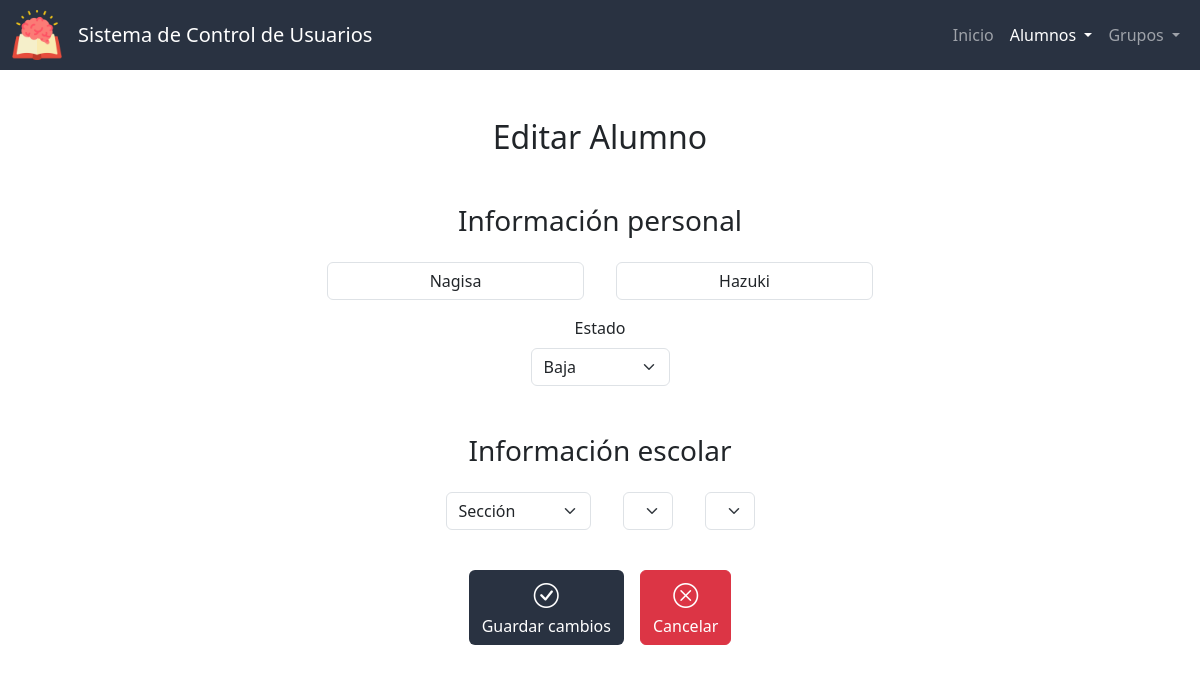
The app's page /editar_alumno?id=16, older data.
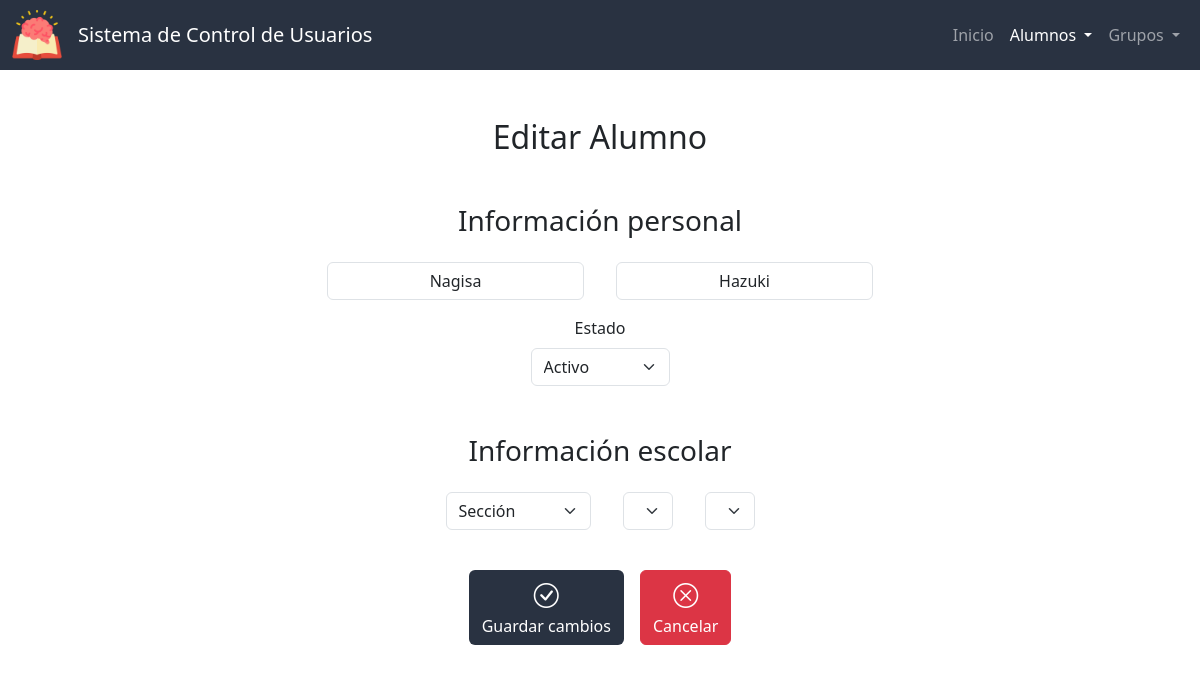
The same page, newer data.
### app.py (models this page shows, shortened)
class Alumnos(db.Model):
    id = db.Column(db.Integer, primary_key=True)
    nombre = db.Column(db.String(50), nullable=False)
    apellidos = db.Column(db.String(50), nullable=False)
    correo = db.Column(db.String(50), nullable=False, unique=True)
    estado = db.Column(db.Integer, nullable=False, default=0) # 0 - activo, 1 - suspendido, 2 - baja
    fecha_de_creacion = db.Column(db.DateTime, nullable=False, default=datetime.now)

### app.py (the view)
@app.route("/editar_alumno", methods=["GET","POST"])
def editar_alumno():
    if request.method == "POST":
        nombre = request.form.get("nombre").title()
        apellidos = request.form.get("apellidos").title()
        estado = int(request.form.get("estado"))
        id = request.form.get("id")
        seccion = request.form.get("seccion")
        grado = request.form.get("grado")
        grupo = request.form.get("grupo")
        actualizar_correo = request.form.get("correo")
        alumno = db.session.query(Alumnos).filter_by(id=id).first()
        correo = alumno.correo.split('@')[0]
        correo = ''.join(filter(lambda x: not x.isdigit(), correo))
        if (normalizar(nombre) + '.' + normalizar(apellidos) != correo) and actualizar_correo == "si":
            correo = crear_correo(nombre, apellidos)
            alumno.correo = correo
        alumno.nombre = nombre
        alumno.apellidos = apellidos
        if estado != alumno.estado:
            cambioestado = CambiosEstado(id, alumno.estado, estado)
            alumno.estado = estado
            db.session.add(cambioestado)
        id_grupo = db.session.query(Grupos.id).filter_by(seccion=seccion, grado=grado, grupo=grupo).first()
        alumno_grupo = db.session.query(alumnos_por_grupo).filter_by(id_alumno=id).first()
        if id_grupo:
            id_grupo = id_grupo[0]
            if alumno_grupo:
                db.session.query(alumnos_por_grupo).filter_by(id_alumno=id).update({'id_grupo': id_grupo})
            else:
                db.session.execute(alumnos_por_grupo.insert().values(id_alumno=id, id_grupo=id_grupo))
        db.session.commit()
        return redirect("/lista_alumnos")
    else:
        id_alumno = request.args.get("id")
        alumno = db.session.query(Alumnos).filter_by(id=id_alumno).first()
        id_grupo = db.session.query(alumnos_por_grupo.c.id_grupo).filter_by(id_alumno=alumno.id).first()
        if id_grupo:
            id_grupo = id_grupo[0]
            grupo_actual = db.session.query(Grupos).filter_by(id=id_grupo).first()
            grados = db.session.query(Grupos.grado).filter_by(seccion=grupo_actual.seccion).distinct().all()
            grupos = db.session.query(Grupos.grupo).filter_by(seccion=grupo_actual.seccion, grado=grupo_actual.grado).distinct().all()
        else:
            grupo_actual = None
            grados = None
            grupos = None
        secciones = db.session.query(Grupos.seccion).distinct().all()
        return render_template("editar_alumno.html", editar=True, active="Alumno", secciones=secciones, grados=grados, grupos=grupos, grupo_actual=grupo_actual, alumno=alumno, estados=ESTADOS)

### templates/editar_alumno.html (shortened to what this page needs)
{% extends "layout.html" %}
{% set x='Editar ' if editar else 'Alta ' %}
{% block main %}
    <h2 class="mb-5">
        {{ x }} Alumno
    </h2>
    <form {% if editar %} action="/editar_alumno" {% else %} action="/alta_alumno" {% endif %} method="post">
        <h3 class="mb-4">Información personal</h3>
        <div class="d-flex flex-row bd-highlight mb-3 justify-content-center">
            <div class="mx-3">
                <input autocomplete="off" class="form-control mx-auto w-auto" id="nombre" name="nombre" placeholder="Nombre(s)" type="text" required {% if editar or ver %} value="{{ alumno.nombre }}" {% else %} autofocus {% endif %}>
            </div>
            <div class="mx-3">
                <input autocomplete="off" class="form-control mx-auto w-auto" id="apellidos" name="apellidos" placeholder="Apellidos" type="text" required {% if editar or ver %} value="{{ alumno.apellidos }}" {% endif %}>
            </div>
        </div>
        {% if editar %}
            <div class="mb-5 mx-3">
                <label for="estado" class="form-label">Estado</label>
                    <select class="select form-select mx-auto w-auto" name="estado" id="estado" required>
                        {% for estado in estados %}
                            <option value="{{ estados[estado] }}" {% if estados[estado] == alumno.estado %} selected {% endif %}>{{ estado }}</option>
                        {% endfor %}
                </select>
            </div>
        {% endif %}
        <h3 class="mb-4">Información escolar</h3>
        <div class="d-flex flex-row bd-highlight mb-3 justify-content-center">
            <div class="mb-3 mx-3">
                <select class="select form-select mx-auto w-auto" name="seccion" id="seccion" required>
                    <option {% if not grupo_actual %} selected {% endif %} value="">Sección</option>
                </select>
            </div>
            <div class="d-flex flex-row justify-content-center">
                <div class="mb-3 mx-3">
                    <select class="select form-select mx-auto w-auto" name="grado" id="grado" required>
                    </select>
                </div>
                <div class="mb-3 mx-3">
                    <select class="select form-select mx-auto w-auto" name="grupo" id="grupo" required>
                    </select>
                </div>
            </div>
        </div>
        <div class="p-2 btn-group">
            <div>
                <button class="btn-big btn color-primario mx-2" type="submit" title="Enviar"><i class="bi bi-check-circle"></i>{% if editar %} <div>Guardar cambios</div> {% else %} <div>Registrar alumno</div> {% endif %}</button>
            </div>
    </form>
            <form action="/lista_alumnos">
                <button type="submit" class="btn-big btn btn-danger mx-2" title="Cancelar"><i class="bi bi-x-circle"></i><div>Cancelar</div></button>
            </form>
{% endblock %}

Row changes from the older to the newer data that the page shows:
changed Alumnos "Nagisa": estado "Baja" → "Activo"
